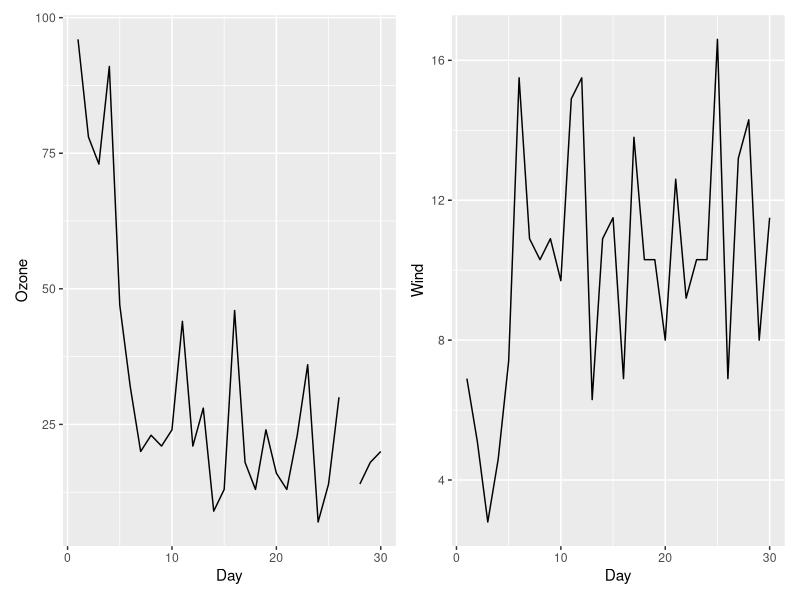

This figure's R source:
library(ggplot2)
library(dplyr)
library(patchwork)

head(airquality)

data= airquality %>% filter(Month == 9)

p1 = ggplot(data = data, aes(x = Day, y=Ozone)) +
  geom_line()
p2 = ggplot(data = data, aes(x = Day, y=Wind)) +
  geom_line()
p1 + p2
